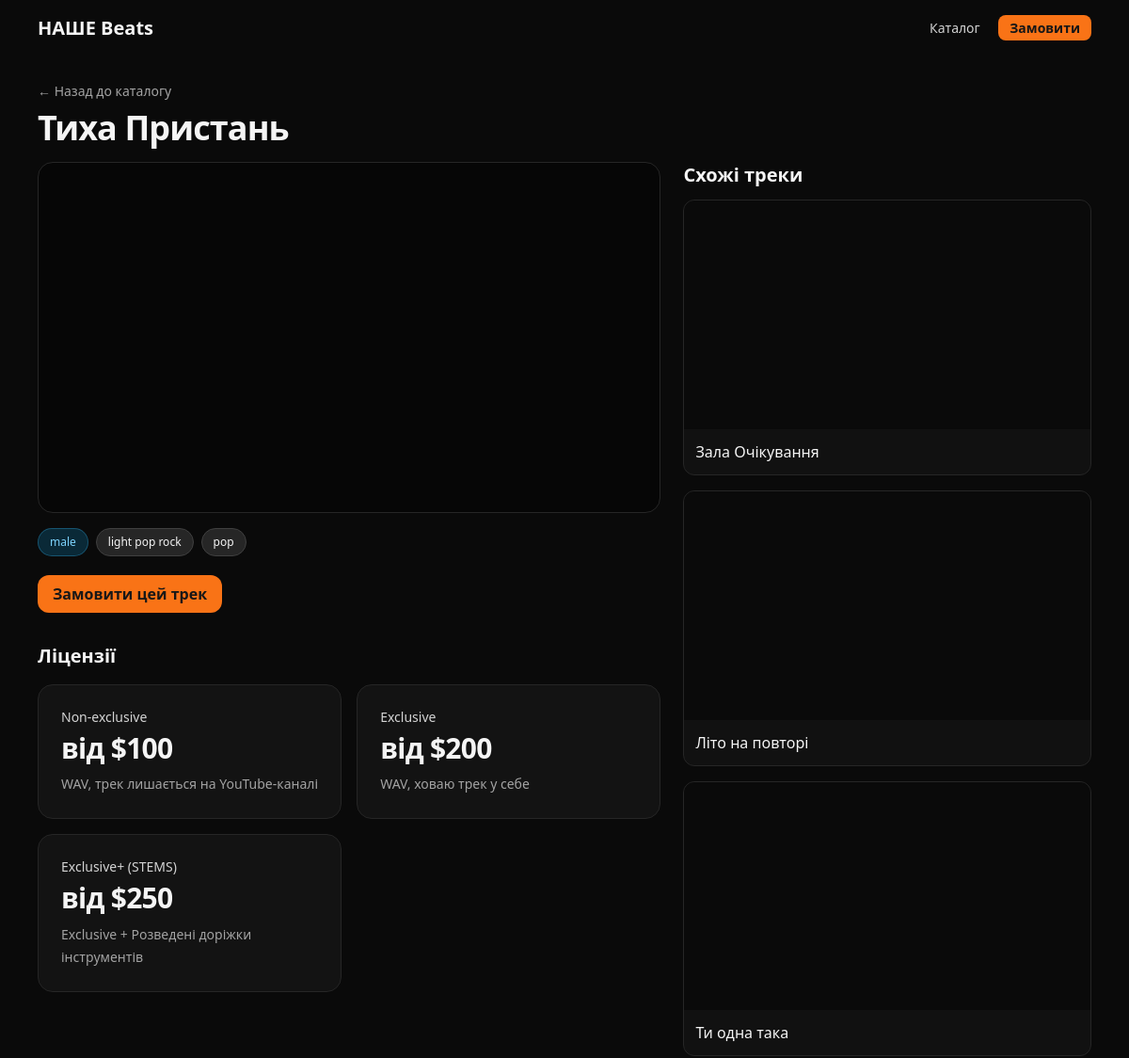
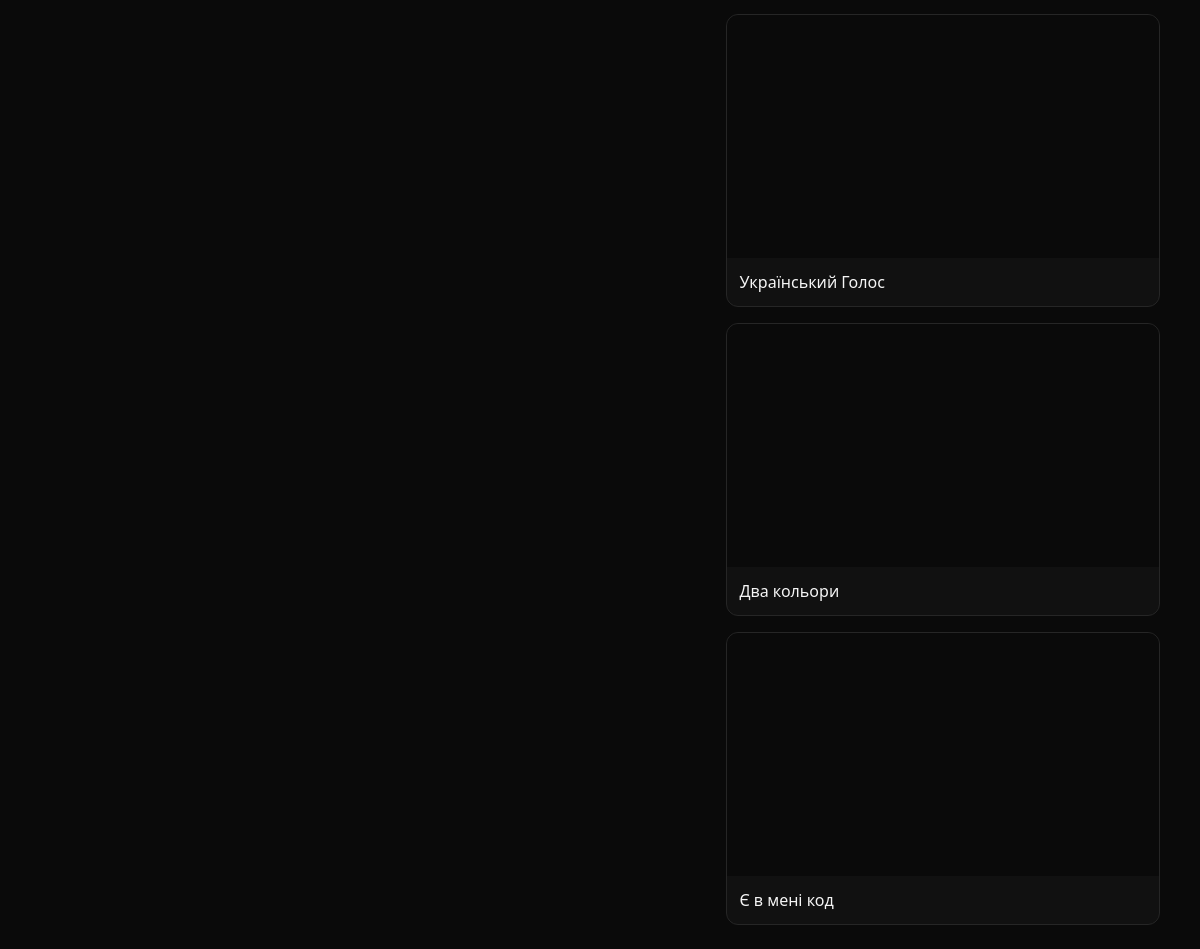
Page /track/tiha_pristan/ on the committed database (2 pictures, top to bottom).
### tracks/models.py (models this page shows, shortened)
class Track(models.Model):
    title = models.CharField(max_length=200)
    youtube_url = models.URLField()
    description = models.TextField(blank=True)
    is_featured = models.BooleanField(default=False)
    created_at = models.DateTimeField(auto_now_add=True)
    view_count = models.PositiveIntegerField(default=0)      # перегляди деталки
    order_clicks = models.PositiveIntegerField(default=0)    # кліки "Замовити"
    genres = models.ManyToManyField("Genre", blank=True, related_name="tracks")
    slug = models.SlugField(max_length=220, unique=True)
    @property
    def embed_url(self):
        from urllib.parse import urlparse, parse_qs
        try:
            u = urlparse(self.youtube_url)
            host = u.netloc.replace('www.', '')
            if host == 'youtu.be':
                vid = u.path.lstrip('/')
            elif host in ('youtube.com', 'm.youtube.com', 'music.youtube.com'):
                vid = parse_qs(u.query).get('v', [None])[0]
            else:
                return None
            return f"https://www.youtube.com/embed/{vid}" if vid else None
        except Exception:
            return None

class Genre(models.Model):
    name = models.CharField(max_length=60, unique=True)
    slug = models.SlugField(max_length=80, unique=True, blank=True)
    class Meta:
        ordering = ["name"]

### tracks/views.py (the view)
# urls.py: path("track/<slug:slug>/", views.track_detail, name="track_detail"),
def track_detail(request, slug):
    track = get_object_or_404(Track.objects.prefetch_related("genres"), slug=slug)
    viewed = request.session.get("viewed_tracks", {})  # { "id": ts }
    now = int(time.time())
    last = int(viewed.get(str(track.id), 0))
    if now - last > VIEW_COOLDOWN:
        Track.objects.filter(pk=track.pk).update(view_count=F("view_count") + 1)
        viewed[str(track.id)] = now
        request.session["viewed_tracks"] = viewed
    gender_tags = [g for g in track.genres.all() if g.slug in GENDER_SLUGS]
    other_tags = [g for g in track.genres.all() if g.slug not in GENDER_SLUGS]
    related = (Track.objects
               .filter(~Q(id=track.id), genres__in=track.genres.all())
               .distinct()
               .order_by("-is_featured", "-created_at")[:6])
    return render(request, "tracks/track_detail.html", {
        "track": track,
        "gender_tags": gender_tags,
        "other_tags": other_tags,
        "related": related,
    })

### tracks/templates/tracks/track_detail.html (shortened to what this page needs)
<!DOCTYPE html>
<html lang="uk">
<head>
    <script src="https://cdn.tailwindcss.com"></script>
</head>
<body class="bg-neutral-950 text-neutral-100">
<nav class="max-w-6xl mx-auto px-4 py-4 flex items-center justify-between">
    <a href="/" class="text-xl font-bold">НАШЕ Beats</a>
    <div class="space-x-4 text-sm">
        <a href="/catalog/" class="text-neutral-300 hover:text-white">Каталог</a>
        <a href="/order/?track={{ track.id }}"
           class="px-3 py-1 rounded-lg bg-orange-500 text-neutral-900 font-semibold hover:bg-orange-400">
            Замовити
        </a>
    </div>
</nav>
<main class="max-w-6xl mx-auto px-4 py-6">
    <a href="/catalog/" class="text-sm text-neutral-400 hover:text-white">← Назад до каталогу</a>
    <h1 class="mt-2 text-3xl md:text-4xl font-extrabold tracking-tight">{{ track.title }}</h1>
    <div class="mt-4 grid md:grid-cols-5 gap-6">
        <div class="md:col-span-3">
            <div class="aspect-video bg-black/40 rounded-2xl overflow-hidden border border-neutral-800">
                <iframe class="w-full h-full" src="{{ track.embed_url }}" title="{{ track.title|escape }}"
                        frameborder="0" allowfullscreen></iframe>
            </div>
            <div class="mt-4 flex flex-wrap gap-2">
                {% for g in gender_tags %}
                <a href="/catalog/?genre={{ g.slug }}"
                   class="text-xs px-3 py-1.5 rounded-full border
                      {% if g.slug == 'female' %} bg-pink-500/20 text-pink-300 border-pink-400/30
                      {% else %} bg-sky-500/20 text-sky-300 border-sky-400/30 {% endif %}">
                    {{ g.name }}
                </a>
                {% endfor %}
                {% for g in other_tags %}
                <a href="/catalog/?genre={{ g.slug }}"
                   class="text-xs px-3 py-1.5 rounded-full bg-neutral-800 border border-neutral-700 hover:border-neutral-500">
                    {{ g.name }}
                </a>
                {% endfor %}
            </div>
            <div class="mt-5">
                <a href="/order/?track={{ track.id }}"
                   class="inline-block px-4 py-2 rounded-xl bg-orange-500 text-neutral-900 font-semibold hover:bg-orange-400">
                    Замовити цей трек
                </a>
            </div>
            <section class="mt-8">
                <h3 class="text-xl font-semibold mb-4">Ліцензії</h3>
                <div class="grid gap-4 [grid-template-columns:repeat(auto-fit,minmax(240px,1fr))]">
                    <a href="/order/?track={{ track.id }}&license=nonex"
                       class="block w-full h-full rounded-2xl border border-neutral-800 bg-neutral-900/70 p-6
              hover:border-neutral-600 hover:bg-neutral-900 transition-all duration-200">
                        <div class="text-neutral-300 text-sm">Non-exclusive</div>
                        <div class="mt-1 text-3xl font-extrabold leading-tight tracking-tight">від $100</div>
                        <p class="mt-2 text-sm leading-6 text-neutral-400 break-words">
                            WAV, трек лишається на YouTube-каналі
                        </p>
                    </a>
                    <a href="/order/?track={{ track.id }}&license=excl"
                       class="block w-full h-full rounded-2xl border border-neutral-800 bg-neutral-900/70 p-6
              hover:border-neutral-600 hover:bg-neutral-900 transition-all duration-200">
                        <div class="text-neutral-300 text-sm">Exclusive</div>
                        <div class="mt-1 text-3xl font-extrabold leading-tight tracking-tight">від $200</div>
                        <p class="mt-2 text-sm leading-6 text-neutral-400 break-words">
                            WAV, ховаю трек у себе
                        </p>
                    </a>
                    <a href="/order/?track={{ track.id }}&license=stems"
                       class="block w-full h-full rounded-2xl border border-neutral-800 bg-neutral-900/70 p-6
              hover:border-neutral-600 hover:bg-neutral-900 transition-all duration-200">
                        <div class="text-neutral-300 text-sm">Exclusive+ (STEMS)</div>
                        <div class="mt-1 text-3xl font-extrabold leading-tight tracking-tight">від $250</div>
                        <p class="mt-2 text-sm leading-6 text-neutral-400 break-words">
                            Exclusive + Розведені доріжки інструментів
                        </p>
                    </a>
                </div>
            </section>
        </div>
        <aside class="md:col-span-2">
            <h2 class="text-xl font-semibold mb-3">Схожі треки</h2>
            <div class="space-y-4">
                {% for r in related %}
                <article class="bg-neutral-900/60 border border-neutral-800 rounded-xl overflow-hidden">
                    <a href="{% url 'track_detail' slug=r.slug %}">
                        <div class="aspect-video bg-black/40">
                            <iframe class="w-full h-full" src="{{ r.embed_url }}" title="{{ r.title|escape }}"
                                    frameborder="0" allowfullscreen></iframe>
                        </div>
                        <div class="p-3">
                            <h3 class="font-medium hover:underline">{{ r.title }}</h3>
                        </div>
                    </a>
                </article>
                {% empty %}
                <p class="text-neutral-400 text-sm">Поки нема схожих.</p>
                {% endfor %}
            </div>
        </aside>
    </div>
</main>
</body>
</html>

### rows in the picture
Track: title "Тиха Пристань"
Genre: name "male"
Genre: name "light pop rock"
Genre: name "pop"
Track: title "Зала Очікування"
Track: title "Літо на повторі"
Track: title "Ти одна така"
Track: title "Український Голос"
Track: title "Два кольори"
Track: title "Є в мені код"
